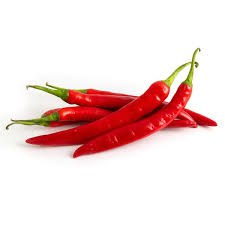
#> input picture photo/k2.jpg, 225 x 225 px
$ python red.py
#> lines starting #> are read from the running program, lines starting #| are printed output that depends on the picture
import cv2 as cv

img = cv.imread('photo/k2.jpg')
#> img is the input picture: shape (225, 225, 3); mean B, G, R 214.8, 216.4, 241.2

#digidaga boom
img = cv.resize(img , (400,400))
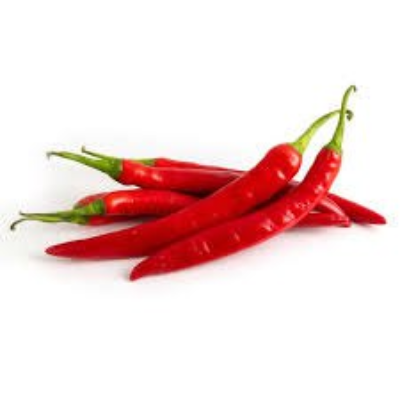
#> img: shape (400, 400, 3); mean B, G, R 214.7, 216.3, 241.2
b , g , r = img[200 , 200]
#> b = 24; g = 19; r = 166

#defining a range
low_red= (0, 0, 150)
high_red = (100, 100, 255)

#if all the items are true then the value will be True else its false
X= (low_red[0] <= b <= high_red[0] and
             low_red[1] <= g <= high_red[1] and
             low_red[2] <= r <= high_red[2])
#> X = True

#obvious
print("yes" if X else "NO")
#| yes

#unnessesery bs
cv.imshow('image' , img)
cv.waitKey(0)
cv.destroyAllWindows()

$ run again, with photo/k3.jpg copied over photo/k2.jpg
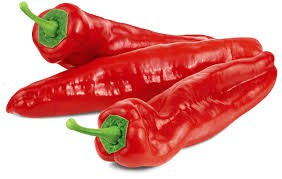
#> input picture photo/k3.jpg, 282 x 179 px
#> img is the input picture: shape (179, 282, 3); mean B, G, R 143.8, 149, 223.3
#> `img = cv.resize(img , (400,400))`:
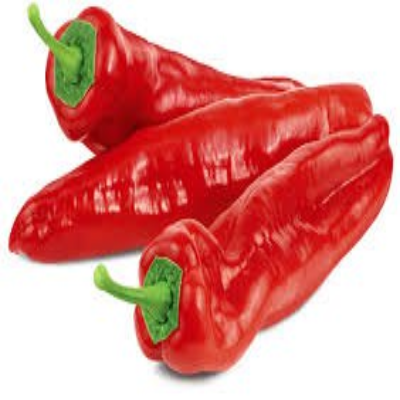
#> img: shape (400, 400, 3); mean B, G, R 143.7, 148.9, 223.3
#> b = 9; g = 4; r = 179
#> X = True
#| yes

$ run again, with photo/k4.jpg copied over photo/k2.jpg
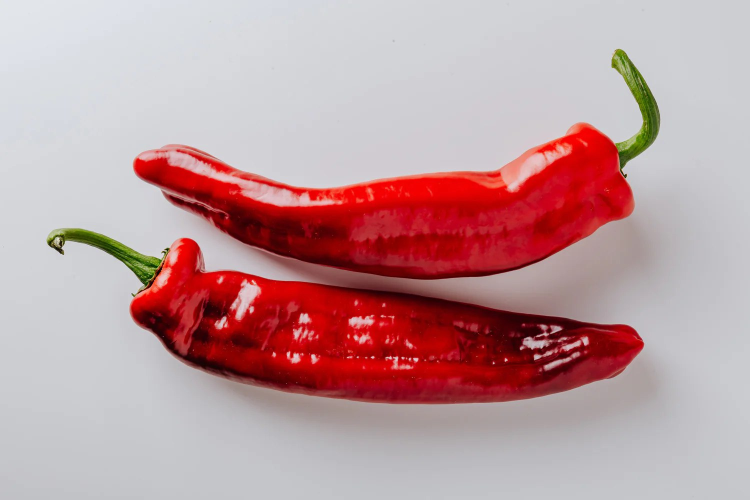
#> input picture photo/k4.jpg, 1500 x 1000 px (shown at 1/2 size)
#> img is the input picture: shape (1000, 1500, 3); mean B, G, R 157, 154.1, 190.4
#> `img = cv.resize(img , (400,400))`:
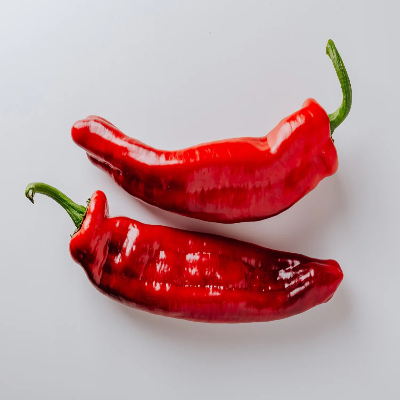
#> img: shape (400, 400, 3); mean B, G, R 157, 154.1, 190.4
#> b = 6; g = 0; r = 145
#> X = False
#| NO
